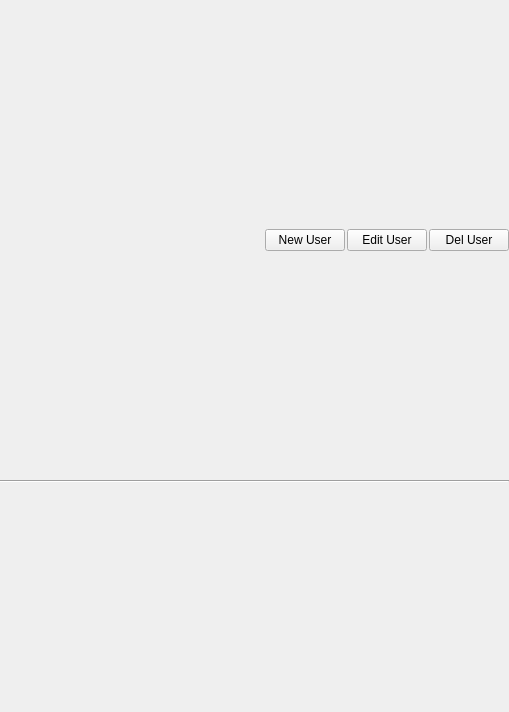
<?xml version="1.0" encoding="UTF-8"?>
<ui version="4.0">
 <class>userManager</class>
 <widget class="QMainWindow" name="userManager">
  <property name="geometry">
   <rect>
    <x>0</x>
    <y>0</y>
    <width>509</width>
    <height>712</height>
   </rect>
  </property>
  <property name="windowTitle">
   <string>UserManager</string>
  </property>
  <widget class="QWidget" name="centralwidget">
   <layout class="QGridLayout" name="glUserManager">
    <property name="margin">
     <number>0</number>
    </property>
    <property name="spacing">
     <number>0</number>
    </property>
    <item row="1" column="0">
     <widget class="Line" name="line">
      <property name="lineWidth">
       <number>1</number>
      </property>
      <property name="midLineWidth">
       <number>0</number>
      </property>
      <property name="orientation">
       <enum>Qt::Horizontal</enum>
      </property>
     </widget>
    </item>
    <item row="0" column="0">
     <layout class="QHBoxLayout" name="horizontalLayout">
      <property name="spacing">
       <number>2</number>
      </property>
      <item>
       <spacer name="horizontalSpacer">
        <property name="orientation">
         <enum>Qt::Horizontal</enum>
        </property>
        <property name="sizeHint" stdset="0">
         <size>
          <width>40</width>
          <height>20</height>
         </size>
        </property>
       </spacer>
      </item>
      <item>
       <widget class="QPushButton" name="bNewUser">
        <property name="text">
         <string>New User</string>
        </property>
       </widget>
      </item>
      <item>
       <widget class="QPushButton" name="bEditUser">
        <property name="text">
         <string>Edit User</string>
        </property>
       </widget>
      </item>
      <item>
       <widget class="QPushButton" name="bDelUser">
        <property name="text">
         <string>Del User</string>
        </property>
       </widget>
      </item>
     </layout>
    </item>
   </layout>
  </widget>
 </widget>
 <resources/>
 <connections/>
</ui>
